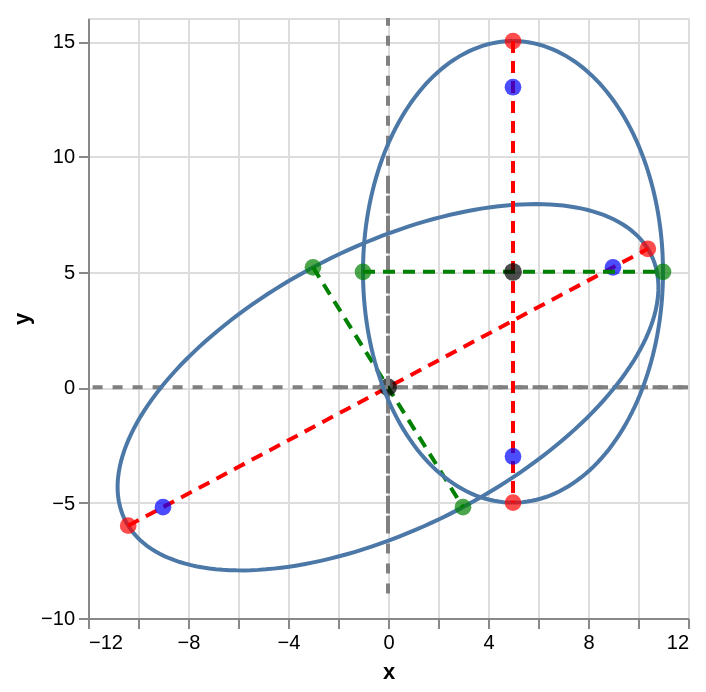

This figure's notebook cell:
### Code cell
e: Ellipse = Ellipse(a=-12, b=6, center=(0, 0), rotation=np.pi/2);
f: Ellipse = Ellipse(a=-12, b=6, center=(0, 0), rotation=0);
plotter: EllipsePlotter = EllipsePlotter();
pl_1 = plotter.plot(e);
pl_2 = plotter.plot(f);

pl = pl_1 + pl_2
pl.show()

### Figure 1 — Vega-Lite specification as saved in the notebook (floating-point values rounded to 4 significant figures; data arrays with more than 128 entries replaced by an {"elided": "..."} marker saying what was removed)
{"config": {"view": {"continuousWidth": 300, "continuousHeight": 300}}, "layer": [{"data": {"name": "data-7cbeb651d27f3e15e26f927ec592d7b3"}, "mark": {"type": "line", "color": "gray", "strokeDash": [5, 5]}, "encoding": {"x": {"field": "x", "type": "quantitative"}, "y": {"field": "y", "type": "quantitative"}}}, {"data": {"name": "data-dcde5c111ee960a84d48a53eb27cac8d"}, "mark": {"type": "line", "color": "gray", "strokeDash": [5, 5]}, "encoding": {"x": {"field": "x", "type": "quantitative"}, "y": {"field": "y", "type": "quantitative"}}}, {"data": {"name": "data-74dfac38caeb3f60ee8adf59d11aa1e2"}, "mark": {"type": "line"}, "encoding": {"order": {"field": "index", "type": "quantitative"}, "x": {"field": "x", "scale": {"zero": false}, "type": "quantitative"}, "y": {"field": "y", "scale": {"zero": false}, "type": "quantitative"}}}, {"data": {"name": "data-fb4df341382df746d76515335edce627"}, "mark": {"type": "line", "color": "red", "strokeDash": [6, 4]}, "encoding": {"x": {"field": "x", "type": "quantitative"}, "y": {"field": "y", "type": "quantitative"}}}, {"data": {"name": "data-8e043bb98ec53749cb557b7bd9887f55"}, "mark": {"type": "line", "color": "green", "strokeDash": [6, 4]}, "encoding": {"x": {"field": "x", "type": "quantitative"}, "y": {"field": "y", "type": "quantitative"}}}, {"data": {"name": "data-c7b7f5fced56410d97f54cc829d99d35"}, "mark": {"type": "circle", "color": "black", "size": 80}, "encoding": {"x": {"field": "x", "type": "quantitative"}, "y": {"field": "y", "type": "quantitative"}}}, {"data": {"name": "data-fb4df341382df746d76515335edce627"}, "mark": {"type": "circle", "color": "red", "size": 70}, "encoding": {"x": {"field": "x", "type": "quantitative"}, "y": {"field": "y", "type": "quantitative"}}}, {"data": {"name": "data-8e043bb98ec53749cb557b7bd9887f55"}, "mark": {"type": "circle", "color": "green", "size": 70}, "encoding": {"x": {"field": "x", "type": "quantitative"}, "y": {"field": "y", "type": "quantitative"}}}, {"data": {"name": "data-7f37d82e2450fcae7732e41bb5dccd8d"}, "mark": {"type": "circle", "color": "blue", "size": 70}, "encoding": {"x": {"field": "x", "type": "quantitative"}, "y": {"field": "y", "type": "quantitative"}}}, {"layer": [{"data": {"name": "data-0dda2d568c0381bf0e717c532a456165"}, "mark": {"type": "line", "color": "gray", "strokeDash": [5, 5]}, "encoding": {"x": {"field": "x", "type": "quantitative"}, "y": {"field": "y", "type": "quantitative"}}}, {"data": {"name": "data-a89908345c587b7c1988ab93eb6642fc"}, "mark": {"type": "line", "color": "gray", "strokeDash": [5, 5]}, "encoding": {"x": {"field": "x", "type": "quantitative"}, "y": {"field": "y", "type": "quantitative"}}}, {"data": {"name": "data-3e096112229026b1ad0bd8540b9372ba"}, "mark": {"type": "line"}, "encoding": {"order": {"field": "index", "type": "quantitative"}, "x": {"field": "x", "scale": {"zero": false}, "type": "quantitative"}, "y": {"field": "y", "scale": {"zero": false}, "type": "quantitative"}}}, {"data": {"name": "data-99d34f707ca8ba64653f34232e46106b"}, "mark": {"type": "line", "color": "red", "strokeDash": [6, 4]}, "encoding": {"x": {"field": "x", "type": "quantitative"}, "y": {"field": "y", "type": "quantitative"}}}, {"data": {"name": "data-62a087024aa47706c56f02520b956cb3"}, "mark": {"type": "line", "color": "green", "strokeDash": [6, 4]}, "encoding": {"x": {"field": "x", "type": "quantitative"}, "y": {"field": "y", "type": "quantitative"}}}, {"data": {"name": "data-ff991656875042489e38207075474b17"}, "mark": {"type": "circle", "color": "black", "size": 80}, "encoding": {"x": {"field": "x", "type": "quantitative"}, "y": {"field": "y", "type": "quantitative"}}}, {"data": {"name": "data-99d34f707ca8ba64653f34232e46106b"}, "mark": {"type": "circle", "color": "red", "size": 70}, "encoding": {"x": {"field": "x", "type": "quantitative"}, "y": {"field": "y", "type": "quantitative"}}}, {"data": {"name": "data-62a087024aa47706c56f02520b956cb3"}, "mark": {"type": "circle", "color": "green", "size": 70}, "encoding": {"x": {"field": "x", "type": "quantitative"}, "y": {"field": "y", "type": "quantitative"}}}, {"data": {"name": "data-f3c6b8b3667b53fc1d39cad101cfdf22"}, "mark": {"type": "circle", "color": "blue", "size": 70}, "encoding": {"x": {"field": "x", "type": "quantitative"}, "y": {"field": "y", "type": "quantitative"}}}]}], "$schema": "https://vega.github.io/schema/vega-lite/v6.4.1.json", "datasets": {"data-7cbeb651d27f3e15e26f927ec592d7b3": [{"x": -11.82, "y": 0}, {"x": 11.82, "y": 0}], "data-dcde5c111ee960a84d48a53eb27cac8d": [{"x": 0, "y": -8.937}, {"x": 0, "y": 8.937}], "data-74dfac38caeb3f60ee8adf59d11aa1e2": {"elided": "200 records"}, "data-fb4df341382df746d76515335edce627": [{"x": 10.39, "y": 6.0}, {"x": -10.39, "y": -6.0}], "data-8e043bb98ec53749cb557b7bd9887f55": [{"x": 3.0, "y": -5.196}, {"x": -3.0, "y": 5.196}], "data-c7b7f5fced56410d97f54cc829d99d35": [{"x": 0, "y": 0}], "data-7f37d82e2450fcae7732e41bb5dccd8d": [{"x": -9.0, "y": -5.196}, {"x": 9.0, "y": 5.196}], "data-0dda2d568c0381bf0e717c532a456165": [{"x": -2.0, "y": 0}, {"x": 12.0, "y": 0}], "data-a89908345c587b7c1988ab93eb6642fc": [{"x": 0, "y": -6.0}, {"x": 0, "y": 16.0}], "data-3e096112229026b1ad0bd8540b9372ba": {"elided": "200 records"}, "data-99d34f707ca8ba64653f34232e46106b": [{"x": 5.0, "y": 15.0}, {"x": 5.0, "y": -5.0}], "data-62a087024aa47706c56f02520b956cb3": [{"x": 11.0, "y": 5.0}, {"x": -1.0, "y": 5.0}], "data-ff991656875042489e38207075474b17": [{"x": 5, "y": 5}], "data-f3c6b8b3667b53fc1d39cad101cfdf22": [{"x": 5.0, "y": -3.0}, {"x": 5.0, "y": 13.0}]}}
